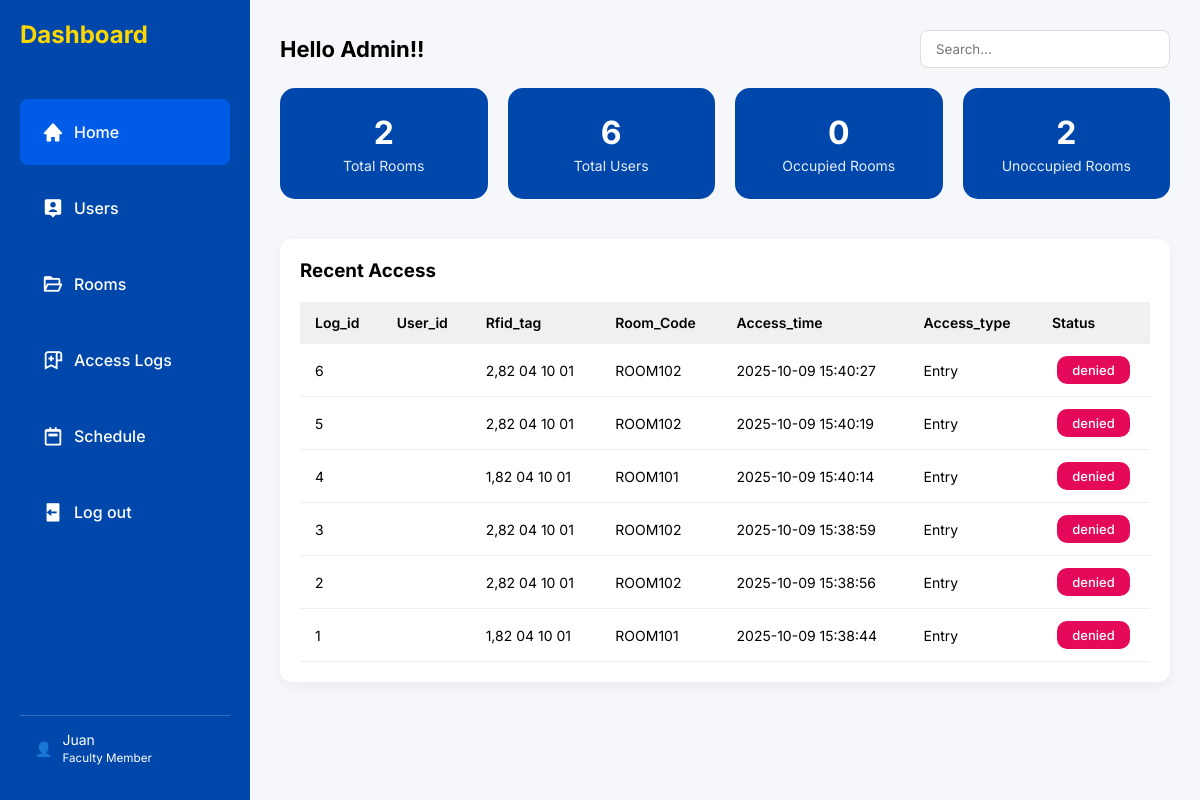
Page /index.php (signed in) on the earlier database version.
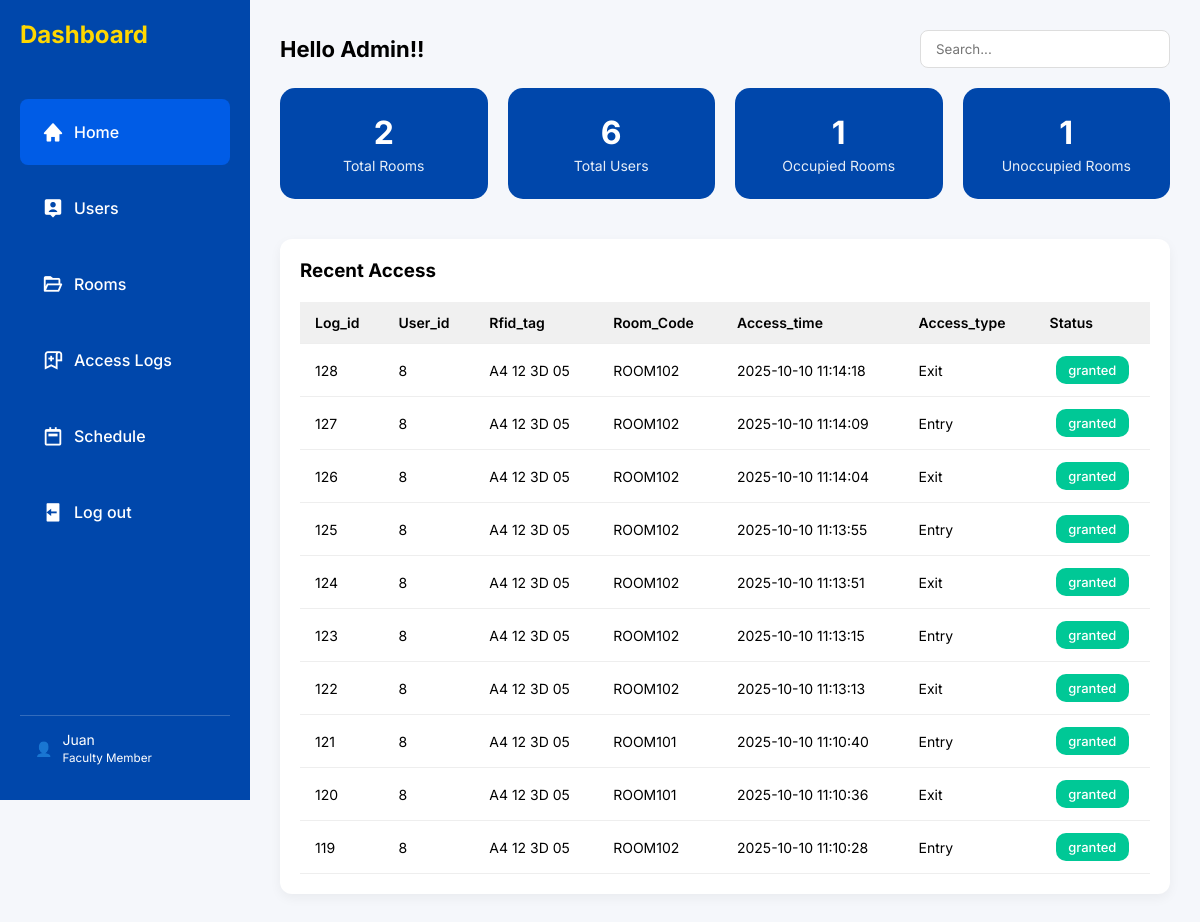
Same page on the later database version.
### tables this page shows
CREATE TABLE `access_log` (
  `Log_id` int(11) NOT NULL,
  `User_id` int(11) DEFAULT NULL,
  `Rfid_tag` varchar(50) NOT NULL,
  `Room_id` int(11) NOT NULL,
  `Schedule_id` int(11) DEFAULT NULL,
  `Access_time` datetime DEFAULT current_timestamp(),
  `Access_type` enum('Entry','Exit') NOT NULL,
  `Status` enum('granted','denied') DEFAULT 'denied'
);

CREATE TABLE `classrooms` (
  `Room_id` int(11) NOT NULL,
  `Room_code` varchar(50) NOT NULL,
  `Status` enum('Occupied','Unoccupied') DEFAULT 'Unoccupied',
  `Classroom_type` varchar(255) DEFAULT NULL,
  `Capacity` int(11) DEFAULT NULL
);

### index.php (the view, shortened to what this page needs)
<?php
include 'conn.php';
?>
<!DOCTYPE html>
<html lang="en">
<head>
    <link rel="stylesheet" href="https://cdnjs.cloudflare.com/ajax/libs/font-awesome/6.6.0/css/all.min.css"/>
    <link rel="stylesheet" href="https://unpkg.com/boxicons@2.1.4/css/boxicons.min.css">
    <link rel="stylesheet" href="styles/index.css">
    <link rel="stylesheet" href="styles/sidebar.css">
</head>
<body>
    <div class="sidebar" id="sidebar">
            <h1>Dashboard</h1>
            <div class="icons">
                <a href="index.php" class="active"><i class='bx bxs-home'></i>Home</a>
                <a href="users.php"><i class='bx bxs-user-pin' ></i> Users</a>
                <a href="rooms.php"><i class='bx bx-folder-open'></i> Rooms</a>
                <a href="access_logs.php"><i class='bx bx-bookmark-alt-plus'></i> Access Logs</a>
                <a href="schedule.php"><i class='bx bx-calendar-week'></i> Schedule</a>
                <a href="logout.php"><i class='bx bxs-log-out'></i> Log out</a>
            </div>
            <div class="user">
                👤 <span>Juan<br><small>Faculty Member</small></span>
            </div>
    </div>
    <div class="main">
        <div class="header">
        <h2>Hello Admin!!</h2>
        <input type="search" placeholder="Search..." />
        </div>
            <?php
                $totalroom = $conn->query("SELECT COUNT(*) AS total FROM classrooms")->fetch_assoc();
                $totaloccupied = $conn->query("SELECT COUNT(*) AS total FROM classrooms WHERE status = 'occupied'")->fetch_assoc();
                $totalUnoccupied = $conn->query("SELECT COUNT(*) AS total FROM classrooms WHERE status = 'Unoccupied'")->fetch_assoc();
                $totalusers = $conn->query("SELECT COUNT(*) AS total FROM users")->fetch_assoc();
            ?>
        <div class="cards">
            <div class="card">
                <h3 id="totalroom"><?php echo $totalroom['total']; ?></h3>
                <p>Total Rooms</p>
            </div>
            <div class="card">
                <h3 id="totalusers"><?php echo $totalusers['total']; ?></h3>
                <p>Total Users</p>
            </div>
            <div class="card">
                <h3 id="totaloccupied"><?php echo $totaloccupied['total']; ?></h3>
                <p>Occupied Rooms</p>
            </div>
            <div class="card">
                <h3 id="totalUnoccupied"><?php echo $totalUnoccupied['total']; ?></h3>
                <p>Unoccupied Rooms</p>
            </div>
        </div>
        <div class="table-section">
            <h3>Recent Access</h3>
            <table>
                <thead>
                    <tr>
                        <th>Log_id</th>
                        <th>User_id</th>
                        <th>Rfid_tag</th>
                        <th>Room_Code</th>
                        <th>Access_time</th>
                        <th>Access_type</th>
                        <th>Status</th>
                    </tr>
                </thead>
                    <?php
                        $log_id = $conn->query("
                            SELECT
                                access_log.*,
                                classrooms.Room_code
                            FROM access_log
                            JOIN classrooms ON access_log.Room_id = classrooms.Room_id
                            ORDER BY access_log.Access_time DESC
                            LIMIT 10
                        ");
                    ?>
                <tbody>
                    <?php if ($log_id->num_rows > 0): ?>
                        <?php while($row = $log_id->fetch_assoc()): ?>
                        <tr>
                            <td><?php echo $row['Log_id']; ?></td>
                            <td><?php echo $row['User_id']; ?></td>
                            <td><?php echo $row['Rfid_tag']; ?></td>
                            <td><?php echo $row['Room_code']; ?></td>
                            <td><?php echo $row['Access_time']; ?></td>
                            <td><?php echo $row['Access_type']; ?></td>
                            <td style="text-align: center;">
                            <span class="status <?php echo strtolower($row['Status']); ?>">
                                <?php echo $row['Status']; ?>
                            </span>
                            </td>
                        </tr>
                    <?php endwhile; ?>
                    <?php else: ?>
                        <tr>
                            <td colspan="7" style="text-align: center;">No records found.</td>
                        </tr>
                    <?php endif; ?>
                </tbody>
            </table>
        </div>
    </div>
</body>
</html>

Differences in the rows shown:
no longer on this page (row unchanged): access_log: Log_id "6", Rfid_tag "2,82 04 10 01", Room.Room_code "ROOM102", Access_time "2025-10-09 15:40:27", Access_type "Entry", Status "denied"
no longer on this page (row unchanged): access_log: Log_id "5", Rfid_tag "2,82 04 10 01", Room.Room_code "ROOM102", Access_time "2025-10-09 15:40:19", Access_type "Entry", Status "denied"
no longer on this page (row unchanged): access_log: Log_id "4", Rfid_tag "1,82 04 10 01", Room.Room_code "ROOM101", Access_time "2025-10-09 15:40:14", Access_type "Entry", Status "denied"
no longer on this page (row unchanged): access_log: Log_id "3", Rfid_tag "2,82 04 10 01", Room.Room_code "ROOM102", Access_time "2025-10-09 15:38:59", Access_type "Entry", Status "denied"
no longer on this page (row unchanged): access_log: Log_id "2", Rfid_tag "2,82 04 10 01", Room.Room_code "ROOM102", Access_time "2025-10-09 15:38:56", Access_type "Entry", Status "denied"
no longer on this page (row unchanged): access_log: Log_id "1", Rfid_tag "1,82 04 10 01", Room.Room_code "ROOM101", Access_time "2025-10-09 15:38:44", Access_type "Entry", Status "denied"
added access_log: Log_id "128", User "8", Rfid_tag "A4 12 3D 05", Room.Room_code "ROOM102", Access_time "2025-10-10 11:14:18", Access_type "Exit", Status "granted"
added access_log: Log_id "127", User "8", Rfid_tag "A4 12 3D 05", Room.Room_code "ROOM102", Access_time "2025-10-10 11:14:09", Access_type "Entry", Status "granted"
added access_log: Log_id "126", User "8", Rfid_tag "A4 12 3D 05", Room.Room_code "ROOM102", Access_time "2025-10-10 11:14:04", Access_type "Exit", Status "granted"
added access_log: Log_id "125", User "8", Rfid_tag "A4 12 3D 05", Room.Room_code "ROOM102", Access_time "2025-10-10 11:13:55", Access_type "Entry", Status "granted"
added access_log: Log_id "124", User "8", Rfid_tag "A4 12 3D 05", Room.Room_code "ROOM102", Access_time "2025-10-10 11:13:51", Access_type "Exit", Status "granted"
added access_log: Log_id "123", User "8", Rfid_tag "A4 12 3D 05", Room.Room_code "ROOM102", Access_time "2025-10-10 11:13:15", Access_type "Entry", Status "granted"
added access_log: Log_id "122", User "8", Rfid_tag "A4 12 3D 05", Room.Room_code "ROOM102", Access_time "2025-10-10 11:13:13", Access_type "Exit", Status "granted"
added access_log: Log_id "121", User "8", Rfid_tag "A4 12 3D 05", Room.Room_code "ROOM101", Access_time "2025-10-10 11:10:40", Access_type "Entry", Status "granted"
added access_log: Log_id "120", User "8", Rfid_tag "A4 12 3D 05", Room.Room_code "ROOM101", Access_time "2025-10-10 11:10:36", Access_type "Exit", Status "granted"
added access_log: Log_id "119", User "8", Rfid_tag "A4 12 3D 05", Room.Room_code "ROOM102", Access_time "2025-10-10 11:10:28", Access_type "Entry", Status "granted"
Other differences:
$totaloccupied['total']: "0" → "1"
$totalUnoccupied['total']: "2" → "1"
